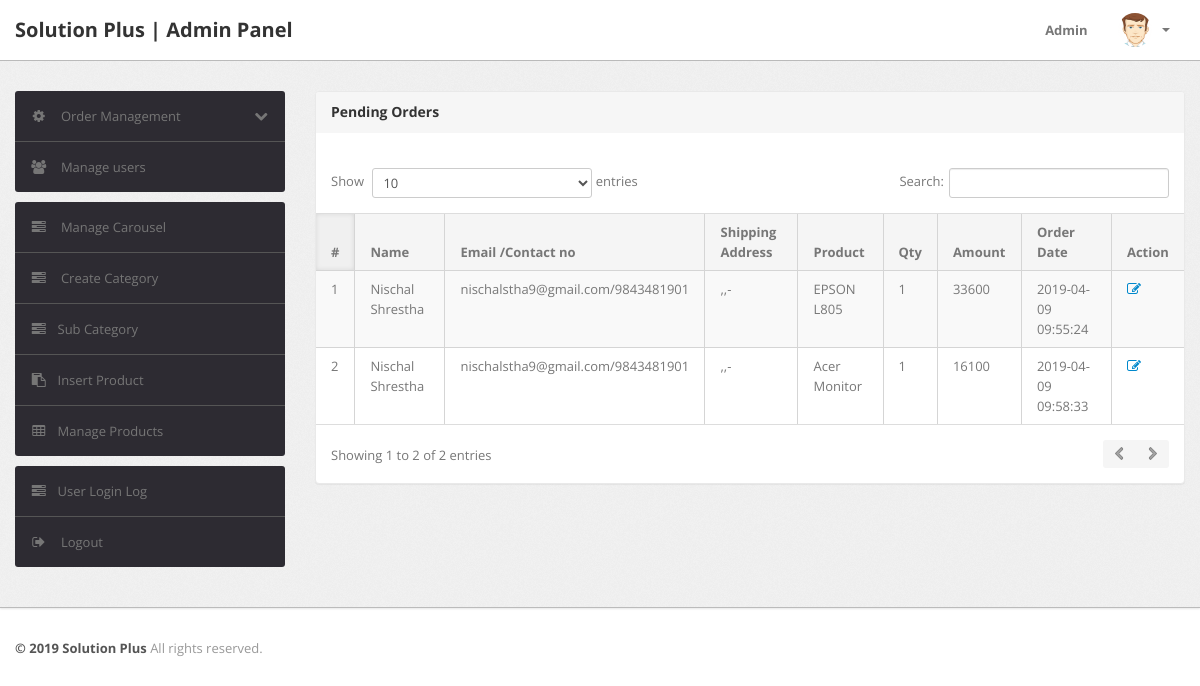
/admin/pending-orders.php (signed in), run on the app's committed database.
### tables this page shows
CREATE TABLE `orders` (
  `id` int(11) NOT NULL,
  `userId` int(11) DEFAULT NULL,
  `productId` varchar(255) DEFAULT NULL,
  `quantity` int(11) DEFAULT NULL,
  `orderDate` timestamp NOT NULL DEFAULT CURRENT_TIMESTAMP,
  `paymentMethod` varchar(50) DEFAULT NULL,
  `orderStatus` varchar(55) DEFAULT NULL
);

CREATE TABLE `users` (
  `id` int(11) NOT NULL,
  `name` varchar(255) DEFAULT NULL,
  `email` varchar(255) DEFAULT NULL,
  `contactno` bigint(11) DEFAULT NULL,
  `password` varchar(255) DEFAULT NULL,
  `shippingAddress` longtext,
  `shippingState` varchar(255) DEFAULT NULL,
  `shippingCity` varchar(255) DEFAULT NULL,
  `shippingPincode` int(11) DEFAULT NULL,
  `billingAddress` longtext,
  `billingState` varchar(255) DEFAULT NULL,
  `billingCity` varchar(255) DEFAULT NULL,
  `billingPincode` int(11) DEFAULT NULL,
  `regDate` timestamp NOT NULL DEFAULT CURRENT_TIMESTAMP,
  `updationDate` varchar(255) DEFAULT NULL
);

CREATE TABLE `products` (
  `id` int(11) NOT NULL,
  `category` int(11) NOT NULL,
  `subCategory` int(11) DEFAULT NULL,
  `productName` varchar(255) DEFAULT NULL,
  `productCompany` varchar(255) DEFAULT NULL,
  `productPrice` int(11) DEFAULT NULL,
  `productPriceBeforeDiscount` int(11) DEFAULT NULL,
  `productDescription` longtext,
  `productImage1` varchar(255) DEFAULT NULL,
  `productImage2` varchar(255) DEFAULT NULL,
  `productImage3` varchar(255) DEFAULT NULL,
  `shippingCharge` int(11) DEFAULT NULL,
  `productAvailability` varchar(255) DEFAULT NULL,
  `postingDate` timestamp NULL DEFAULT CURRENT_TIMESTAMP,
  `updationDate` varchar(255) DEFAULT NULL
);

### admin/pending-orders.php (the view, shortened to what this page needs)
<?php
include('include/config.php');
if(strlen($_SESSION['alogin'])==0)
	{
header('location:index.php');
}
else{
?>
<!DOCTYPE html>
<html lang="en">
<head>
	<link type="text/css" href="bootstrap/css/bootstrap.min.css" rel="stylesheet">
	<link type="text/css" href="bootstrap/css/bootstrap-responsive.min.css" rel="stylesheet">
	<link type="text/css" href="css/theme.css" rel="stylesheet">
	<link type="text/css" href="images/icons/css/font-awesome.css" rel="stylesheet">
</head>
<body>
<?php include('include/header.php');?>
	<div class="wrapper">
		<div class="container">
			<div class="row">
<?php include('include/sidebar.php');?>
			<div class="span9">
					<div class="content">
	<div class="module">
							<div class="module-head">
								<h3>Pending Orders</h3>
							</div>
							<div class="module-body table">
									<br />
								<table cellpadding="0" cellspacing="0" border="0" class="datatable-1 table table-bordered table-striped	 display" >
									<thead>
										<tr>
											<th>#</th>
											<th> Name</th>
											<th width="50">Email /Contact no</th>
											<th>Shipping Address</th>
											<th>Product </th>
											<th>Qty </th>
											<th>Amount </th>
											<th>Order Date</th>
											<th>Action</th>
										</tr>
									</thead>
<tbody>
<?php
$status='Delivered';
$query=mysqli_query($con,"select users.name as username,users.email as useremail,users.contactno as usercontact,users.shippingAddress as shippingaddress,users.shippingCity as shippingcity,users.shippingState as shippingstate,users.shippingPincode as shippingpincode,products.productName as productname,products.shippingCharge as shippingcharge,orders.quantity as quantity,orders.orderDate as orderdate,products.productPrice as productprice,orders.id as id  from orders join users on  orders.userId=users.id join products on products.id=orders.productId where orders.	orderStatus!='$status' or orders.orderStatus is null");
$cnt=1;
while($row=mysqli_fetch_array($query))
{
?>
										<tr>
											<td><?php echo htmlentities($cnt);?></td>
											<td><?php echo htmlentities($row['username']);?></td>
<td><?php echo htmlentities($row['useremail']);?>/<?php echo htmlentities($row['usercontact']);?></td>
<td><?php echo htmlentities($row['shippingaddress'].",".$row['shippingcity'].",".$row['shippingstate']."-".$row['shippingpincode']);?></td>
											<td><?php echo htmlentities($row['productname']);?></td>
											<td><?php echo htmlentities($row['quantity']);?></td>
											<td><?php echo htmlentities($row['quantity']*$row['productprice']+$row['shippingcharge']);?></td>
											<td><?php echo htmlentities($row['orderdate']);?></td>
											<td>   <a href="updateorder.php?oid=<?php echo htmlentities($row['id']);?>" title="Update order" target="_blank"><i class="icon-edit"></i></a>
											</td>
											</tr>
										<?php $cnt=$cnt+1; } ?>
										</tbody>
								</table>
							</div>
						</div>
					</div>
				</div>
			</div>
		</div>
	</div>
<?php include('include/footer.php');?>
</body>
<?php } ?>

### data on the page
orders: userId.name "Nischal Shrestha", userId.email "nischalstha9@gmail.com", userId.contactno "9843481901", userId.shippingPincode ",,-", productId.productName "EPSON L805", quantity "1", $row['quantity']*$row['productprice']+$row['shippingcharge'] "33600", orderDate "2019-04-09 09:55:24"
orders: userId.name "Nischal Shrestha", userId.email "nischalstha9@gmail.com", userId.contactno "9843481901", userId.shippingPincode ",,-", productId.productName "Acer Monitor", quantity "1", $row['quantity']*$row['productprice']+$row['shippingcharge'] "16100", orderDate "2019-04-09 09:58:33"
